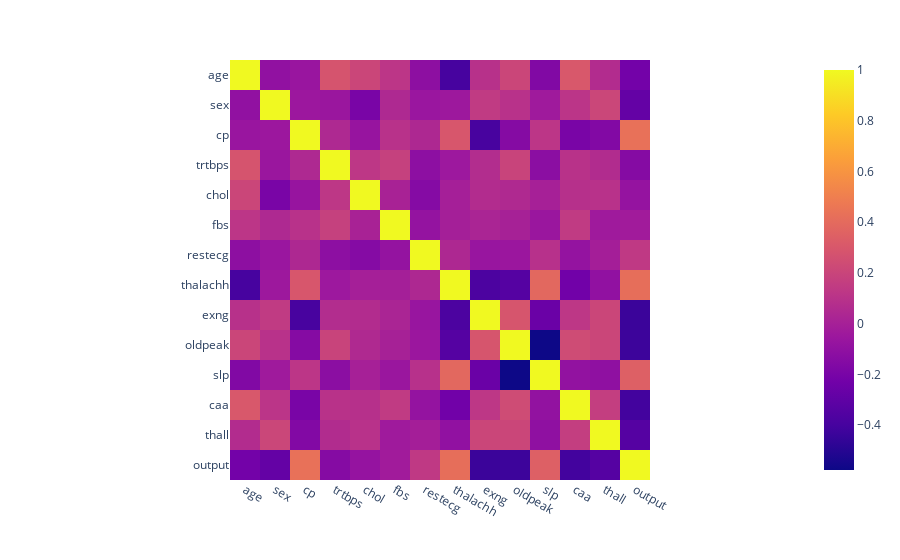

Notebook cell for this chart:
### Code cell
import plotly.express as px
px.imshow(dataset.corr())

### Figure 1 — Plotly figure (JSON) as saved in the notebook; plotly's stock layout.template omitted (floating-point values rounded to 4 significant figures; data arrays with more than 128 entries replaced by an {"elided": "..."} marker saying what was removed)
{"data": [{"coloraxis": "coloraxis", "hovertemplate": "x: %{x}<br>y: %{y}<br>color: %{z}<extra></extra>", "name": "0", "type": "heatmap", "x": ["age", "sex", "cp", "trtbps", "chol", "fbs", "restecg", "thalachh", "exng", "oldpeak", "slp", "caa", "thall", "output"], "xaxis": "x", "y": ["age", "sex", "cp", "trtbps", "chol", "fbs", "restecg", "thalachh", "exng", "oldpeak", "slp", "caa", "thall", "output"], "yaxis": "y", "z": {"elided": "14x14 float values"}}], "layout": {"coloraxis": {"colorscale": [[0, "#0d0887"], [0.1111, "#46039f"], [0.2222, "#7201a8"], [0.3333, "#9c179e"], [0.4444, "#bd3786"], [0.5556, "#d8576b"], [0.6667, "#ed7953"], [0.7778, "#fb9f3a"], [0.8889, "#fdca26"], [1, "#f0f921"]]}, "margin": {"t": 60}, "xaxis": {"anchor": "y", "constrain": "domain", "domain": [0, 1], "scaleanchor": "y"}, "yaxis": {"anchor": "x", "autorange": "reversed", "constrain": "domain", "domain": [0, 1]}}}
